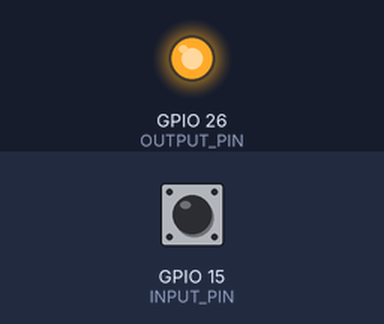
This sketch was run on a simulated ESP32. Parts: output pins drawn as LEDs (lit = HIGH). The test bench sets the inputs (shaded band); at power-on: GPIO 15 (INPUT_PIN) HIGH. What the sketch prints to the serial monitor is not drawn.

Above: at 1.2 s.
1.3 s: GPIO 15 (INPUT_PIN) pulled LOW for 0.15 s
At 1.37 s:
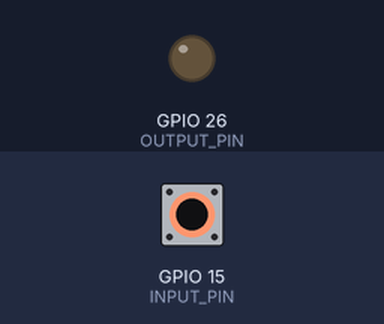
2.9 s: GPIO 15 (INPUT_PIN) pulled LOW for 3.2 s
At 6.4 s:
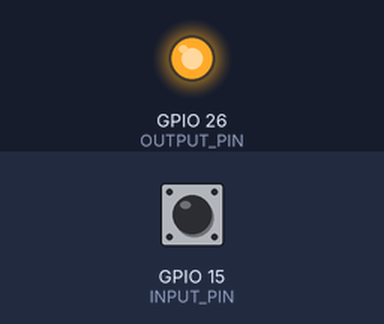
Timing chart, 0 to 7.9 s (numbered marks = the images above; inputs shaded):
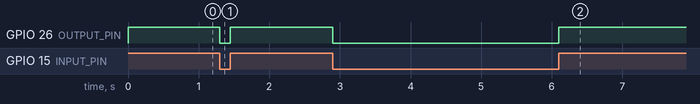

Measured:
- after the input at 1.3 s, GPIO 26 (OUTPUT_PIN): HIGH → LOW at once, → HIGH 0.15 s later
- after the input at 2.9 s, GPIO 26 (OUTPUT_PIN): HIGH → LOW at once, → HIGH 3.2 s later

The sketch:

4-1-5.ino
```cpp
#include "soc/gpio_struct.h"
#include "driver/gpio.h"

#define INPUT_PIN   15
#define OUTPUT_PIN  26

void setup() {
    Serial.begin(115200);
    Serial.println("Halo ESP32");
    pinMode(INPUT_PIN, INPUT_PULLUP);
    pinMode(OUTPUT_PIN, OUTPUT);
}

void loop() {
    int inputLevel = (REG_READ(GPIO_IN_REG) >> INPUT_PIN) & 0x1;

    if (inputLevel) {
        REG_WRITE(GPIO_OUT_W1TS_REG, (1 << OUTPUT_PIN));
    } else {
        REG_WRITE(GPIO_OUT_W1TC_REG, (1 << OUTPUT_PIN));
    }
}
```
